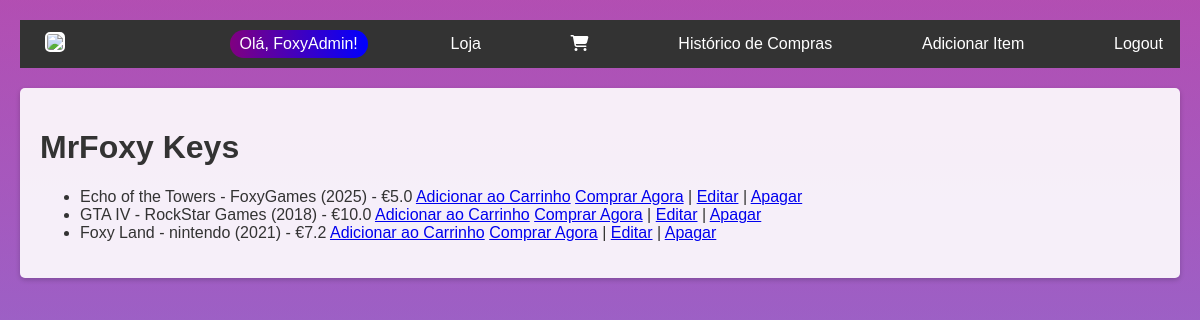
/loja (signed in), run on the app's committed database.
### models.py (models this page shows, shortened)
class Utilizador(db.Model, UserMixin):
    id = db.Column(db.Integer, primary_key=True)
    username = db.Column(db.String(100), unique=True, nullable=False)
    password_hash = db.Column(db.String(200), nullable=False)
    role = db.Column(db.String(20), nullable=False, default='user')

class Item(db.Model):
    id = db.Column(db.Integer, primary_key=True)
    nome = db.Column(db.String(200), nullable=False)
    desenvolvedor = db.Column(db.String(50), nullable=False)
    ano = db.Column(db.Integer, nullable=False)
    preco = db.Column(db.Float, nullable=False)
    chaves = db.relationship('Chave', backref='item', lazy=True)

### app.py (the view)
@app.route('/loja')
def listar():
    itens = Item.query.all()
    carrinho_count = Carrinho.query.filter_by(utilizador_id=current_user.id).count() if current_user.is_authenticated else 0
    return render_template('lista.html', itens=itens, loja_nome="MrFoxy Keys", carrinho_count=carrinho_count)

### app.py (called while the page is built)
@login_manager.user_loader
def load_user(user_id):
    return Utilizador.query.get(int(user_id))

@app.before_request
def criar_bd():
    db.create_all()

### templates/lista.html
{% extends "base.html" %}
{% block conteudo %}
<h1>{{ loja_nome }}</h1>
<ul>
{% for item in itens %}
    {% set chaves_disponiveis = item.chaves | selectattr('disponivel', 'equalto', True) | list %}
    <li>{{ item.nome }} - {{ item.desenvolvedor }} ({{ item.ano }}) - €{{ item.preco }}
        {% if chaves_disponiveis %}
            {% if current_user.is_authenticated %}
                <a href="{{ url_for('adicionar_carrinho', id=item.id) }}">Adicionar ao Carrinho</a>
                <a href="{{ url_for('comprar', id=item.id) }}">Comprar Agora</a>
            {% endif %}
        {% else %}
            <span>Indisponível</span>
        {% endif %}
        {% if current_user.is_authenticated and current_user.role == 'admin' %}
            | <a href="{{ url_for('editar', id=item.id) }}">Editar</a>
            | <a href="{{ url_for('apagar', id=item.id) }}" onclick="return confirm('Tem certeza?')">Apagar</a>
        {% endif %}
    </li>
{% endfor %}
</ul>
{% endblock %}

### templates/base.html (shortened to what this page needs)
<!DOCTYPE html>
<html>
<head>
    <link rel="stylesheet" href="https://cdnjs.cloudflare.com/ajax/libs/font-awesome/6.4.0/css/all.min.css">
    <link rel="stylesheet" href="{{url_for('static',filename='css/style.css')}}">
</head>
<body>
    <nav>
        <a href="{{url_for('index' ) }}">
            <img src="{{ url_for('static', filename='logo.png') }}">
        </a>
        {% if current_user.is_authenticated %}
            <span class="usercolor">Olá, {{ current_user.username }}!</span>
            <a href="{{ url_for('listar') }}">Loja</a>
            <a href="{{ url_for('carrinho') }}" class="cart-icon">
                <i class="fas fa-shopping-cart"></i>
            </a>
            <a href="{{ url_for('historico') }}">Histórico de Compras</a>
            {% if current_user.role == 'admin' %}
                <a href="{{ url_for('adicionar') }}">Adicionar Item</a>
            {% endif %}
            <a href="{{ url_for('logout') }}">Logout</a>
        {% else %}
            <a href="{{ url_for('login') }}">Login</a>
            <a href="{{ url_for('registo') }}">Registo</a>
        {% endif %}
    </nav>
    <main>
        {% block conteudo %}{% endblock %}
    </main>
</body>
</html>

### static/css/style.css (style rules this page uses)
.usercolor { position: relative; display: inline-block; color: white; border-radius: 15px; padding: 5px 10px; background: linear-gradient(to right, purple, blue); overflow: hidden; }
html, body { height: 100vh; margin: 0; padding: 0; font-family: Arial, sans-serif; background: linear-gradient(to top, rgb(79, 79, 218, 0.5), rgb(153, 20, 153, 0.5)); color: white; }
body { padding: 20px; }
nav { display: flex; align-items: center; justify-content: space-between; background-color: #333; padding: 10px; margin-bottom: 20px; }
nav a { color: white; margin-right: 7px; margin-left: 15px; text-decoration: none; }
.cart-icon { position: relative; display: inline-block; }
nav img { height: 50px; border: 2px solid white; border-radius: 5px; background-color: white; }
main { background: rgba(255, 255, 255, 0.9); padding: 20px; border-radius: 5px; margin: 0 auto; max-width: 1200px; box-shadow: 0 2px 5px rgba(0, 0, 0, 0.2); color: #333; }

### data on the page
Utilizador: username "FoxyAdmin"
Item: nome "Echo of the Towers", desenvolvedor "FoxyGames", ano "2025", preco "5.0"
Item: nome "GTA IV", desenvolvedor "RockStar Games", ano "2018", preco "10.0"
Item: nome "Foxy Land", desenvolvedor "nintendo", ano "2021", preco "7.2"

### other printed values
{{ loja_nome }} "MrFoxy Keys"
